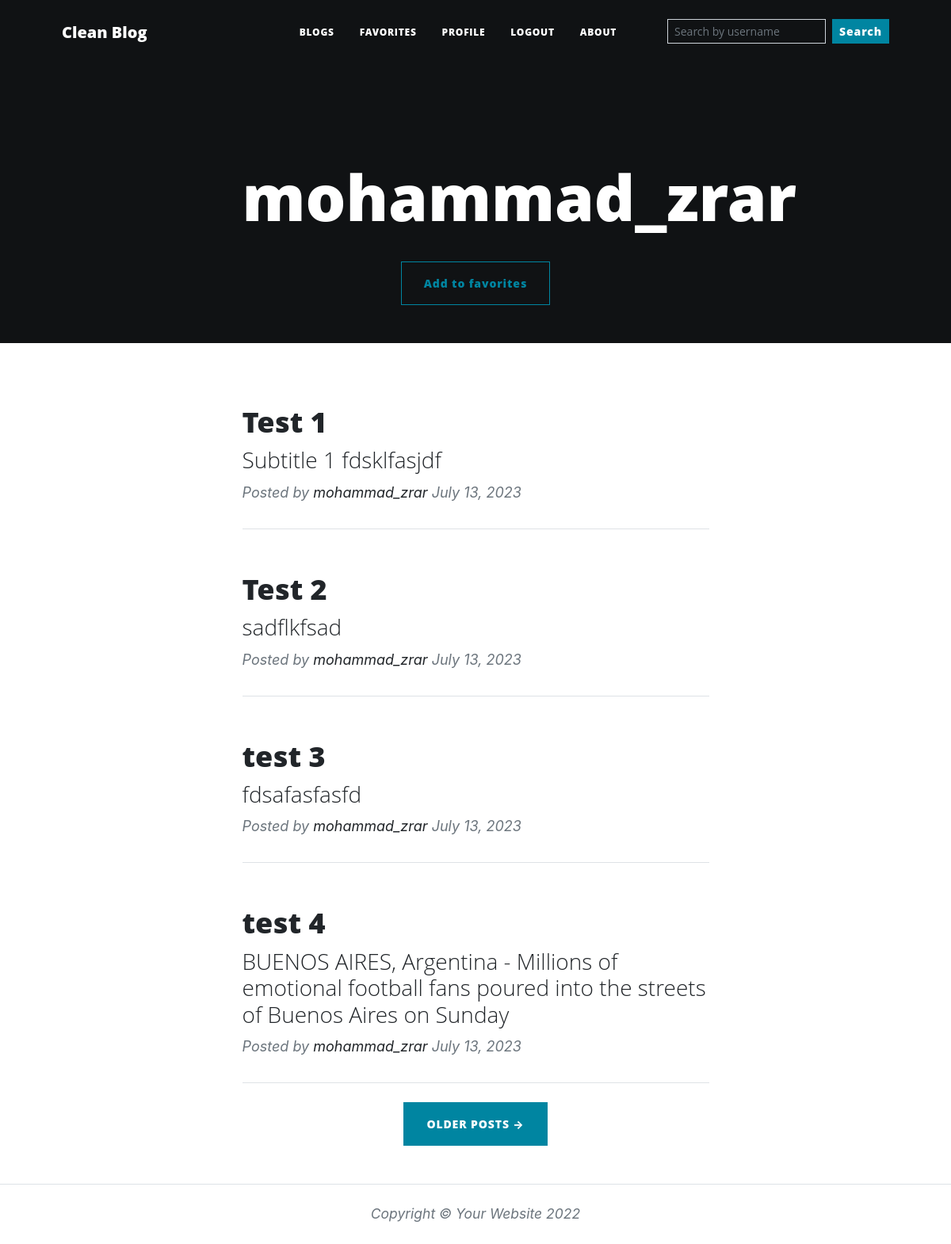
Page /mohammad_zrar/blogs (signed in) on the earlier database version.
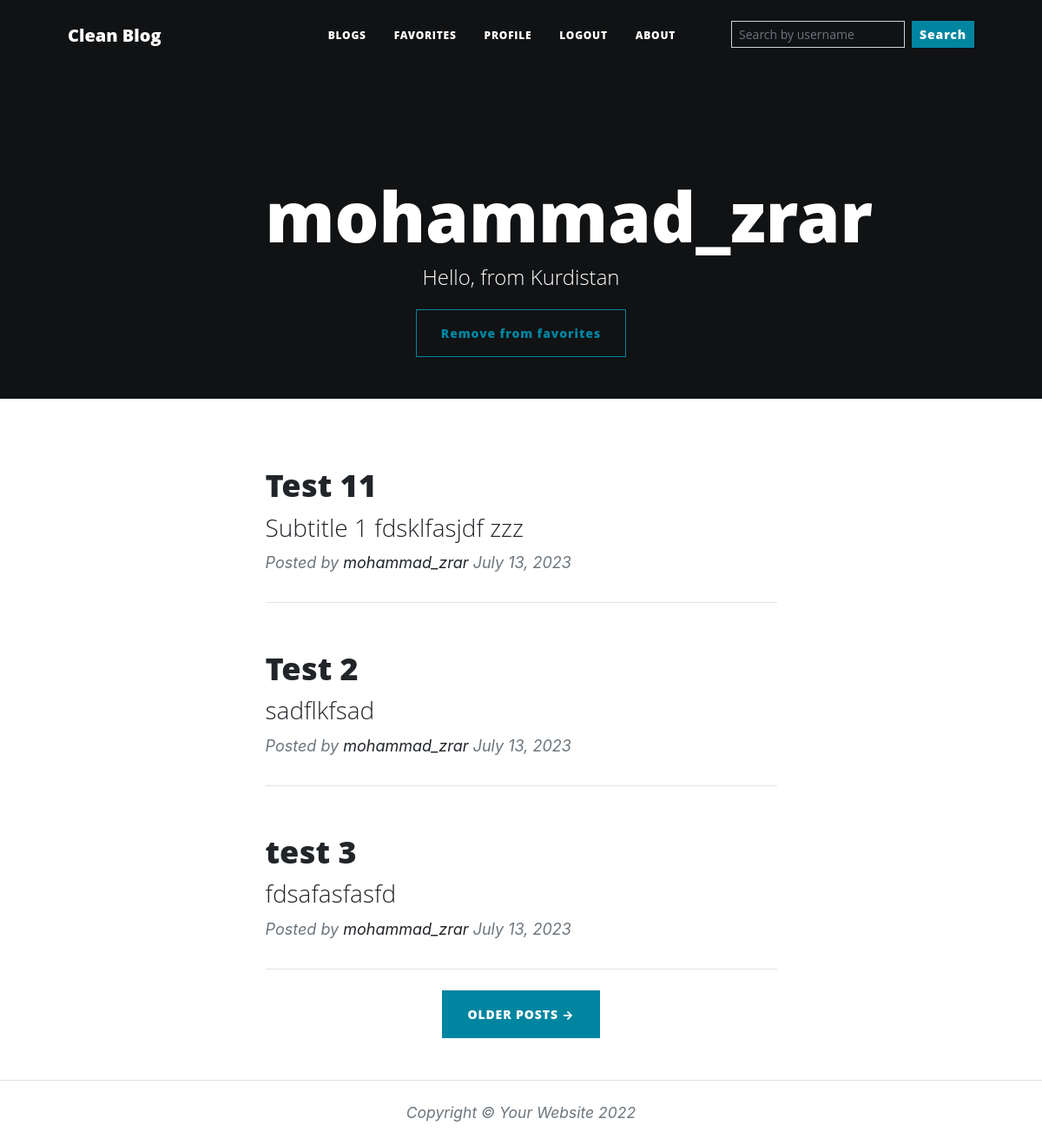
Same page on the later database version.
### main.py (models this page shows)
class BlogPost(db.Model):
    __tablename__ = "blog_posts"
    id = db.Column(db.Integer, primary_key=True)
    author_id = db.Column(db.Integer, db.ForeignKey("users.id"))
    author = relationship("User", back_populates="blogs")
    title = db.Column(db.String(250), unique=True, nullable=False)
    subtitle = db.Column(db.String(250), nullable=False)
    date = db.Column(db.String(250), nullable=False)
    body = db.Column(db.Text, nullable=False)
    img_url = db.Column(db.String(250), nullable=False)
    comments = relationship("Comment", back_populates="parent_post")

class User(UserMixin, db.Model):
    __tablename__ = "users"
    id = db.Column(db.Integer, primary_key=True)
    email = db.Column(db.String(100))
    username = db.Column(db.String(100), unique=True)
    password = db.Column(db.String(100))
    bg_color = db.Column(db.String(7))
    bio = db.Column(db.String(250))
    blogs = db.relationship("BlogPost", back_populates="author")
    comments = db.relationship("Comment", back_populates="comment_author")
    favouring = db.relationship(
        'User', secondary=favorites,
        primaryjoin=(favorites.c.favorite_id == id),
        secondaryjoin=(favorites.c.favouring_id == id),
        backref=db.backref('favorites', lazy='dynamic'),
        lazy='dynamic'
    )

### main.py (the view)
@app.route("/<string:username>/blogs")
def user_blogs(username):
    user = User.query.filter_by(username=username).first()
    if user is None:
        return "<h1>There is no user with that username</h1>"
    limited_results = db.session.query(BlogPost).filter(BlogPost.author_id == user.id).order_by(BlogPost.date.desc()).limit(4).all()
    return render_template("index.html", option="posts", user=user, blogs=limited_results)

### main.py (called while the page is built)
@login_manager.user_loader
def load_user(user_id):
    return User.query.get(int(user_id))

### templates/index.html (shortened to what this page needs)
{% extends 'base.html' %}
{% block content %}
{% include "./layout/navbar.html" %}
{% include "./layout/header.html" %}
<div class="container px-4 px-lg-5 mb-5">
    {% if option != "fav" %}
    {% for blog in blogs %}
    <div class="row gx-4 gx-lg-5 justify-content-center">
        <div class="col-md-10 col-lg-8 col-xl-7">
            <div class="post-preview">
                <a href="{{ url_for('blog', username=blog.author.username, blog_id=blog.id) }}">
                    <h2 class="post-title">
                        {{ blog.title }}
                    </h2>
                    <h3 class="post-subtitle">
                        {{ blog.subtitle }}
                    </h3>
                </a>
                <p class="post-meta">
                    Posted by
                    <a href="{{ url_for('user_blogs', username=blog.author.username) }}">{{blog.author.username}}</a>
                    {{ blog.date }}
                </p>
            </div>
            <hr class="my-4"/>
        </div>
    </div>
    {% endfor %}
    {% if blogs|length != 0 %}
    <div class=" justify-content-end mb-4 text-center">
        <a class="btn btn-primary text-uppercase" href="{{ url_for('all_blogs', username=user.username) }}"
        >Older Posts →</a
        >
    </div>
    {% endif %}
    {% endif %}
</div>
{% include "./layout/footer.html" %}
{% endblock %}

### templates/layout/header.html
<header class="masthead pb-5" style="background-color: #{{ user.bg_color }};">
    <div class="container position-relative px-4 px-lg-5">
        <div class="row gx-4 gx-lg-5 justify-content-center">
            <div class="col-md-10 col-lg-8 col-xl-7">
                <div class="site-heading">
                    <h1 class="h1-header">{{ user.username }}</h1>
                    <span class="subheading">{{ user.bio if user.bio != None else '' }}</span>
                </div>
            </div>
        </div>
        <div class="text-center mt-4 mb-0">
            {% if current_user.username == user.username %}
            <a class="btn btn-outline-primary text-center float-center mx-auto"
               href="{{ url_for('blog_post', username=current_user.username) }}">Post a blog</a>
            {% elif current_user.username %}
            <a class="btn btn-outline-primary text-center float-center mx-auto"
               href="{{ url_for('favorite', username=current_user.username, username_to_favorite=user.username) }}">
                {{ 'Remove from favorites' if user in current_user.favouring else 'Add to favorites' }}
            </a>
            {% endif %}
        </div>
    </div>
</header>

Differences in the rows shown:
removed BlogPost: title "test 4", subtitle "BUENOS AIRES, Argentina - Millions of emotional football fans poured into the streets of Buenos Aires on Sunday", author.username "mohammad_zrar", date "July 13, 2023"
changed User "mohammad_zrar": bio (not shown) → "Hello, from Kurdistan"
changed BlogPost: title "Test 1" → "Test 11"; subtitle "Subtitle 1 fdsklfasjdf" → "Subtitle 1 fdsklfasjdf zzz"
Other differences:
text no longer shown: "Add to favorites"
text now shown: "Remove from favorites"
